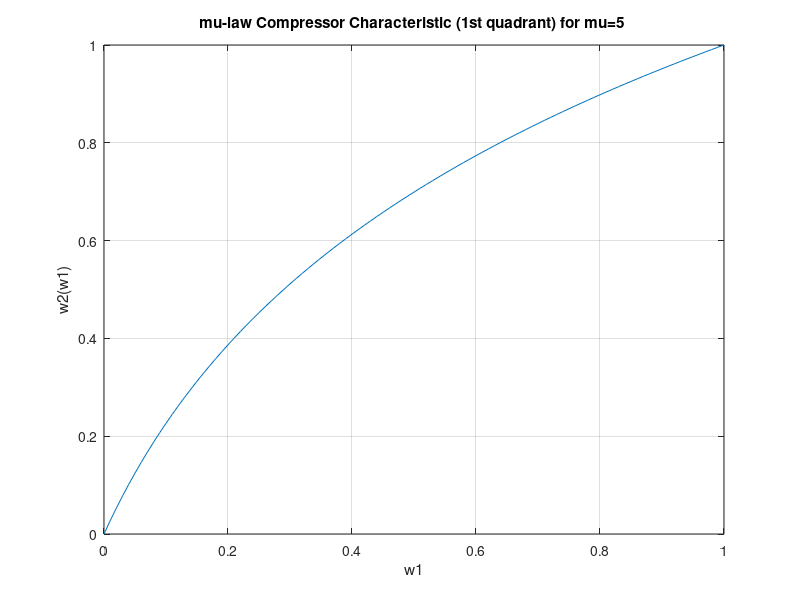

Reproduce this figure in MATLAB.
% File: Example3_05.m  for Example 3-5
% This is a plot of Figure 3-9b

clear;
clf
% Using Eq (3-23), we compute the resulting plot for the 1st quadrant.
% Note that the overall characteristic is an odd function of w1. That is
% the plot of the actual character also appears in the 3rd quadrant. 

mu = input('Select a value for mu in the range 0.1 to 500), mu= ');
w1 = 0:0.01:1;
w2 = zeros(length(w1),1);

for (i = 1:1:length(w2))
  w2(i) = log(1 + mu*w1(i))/log(1+mu);
end;

plot(w1,w2);
xlabel('w1');
ylabel('w2(w1)');
grid
title(['mu-law Compressor Characteristic (1st quadrant) for mu=',num2str(mu),' ']);
